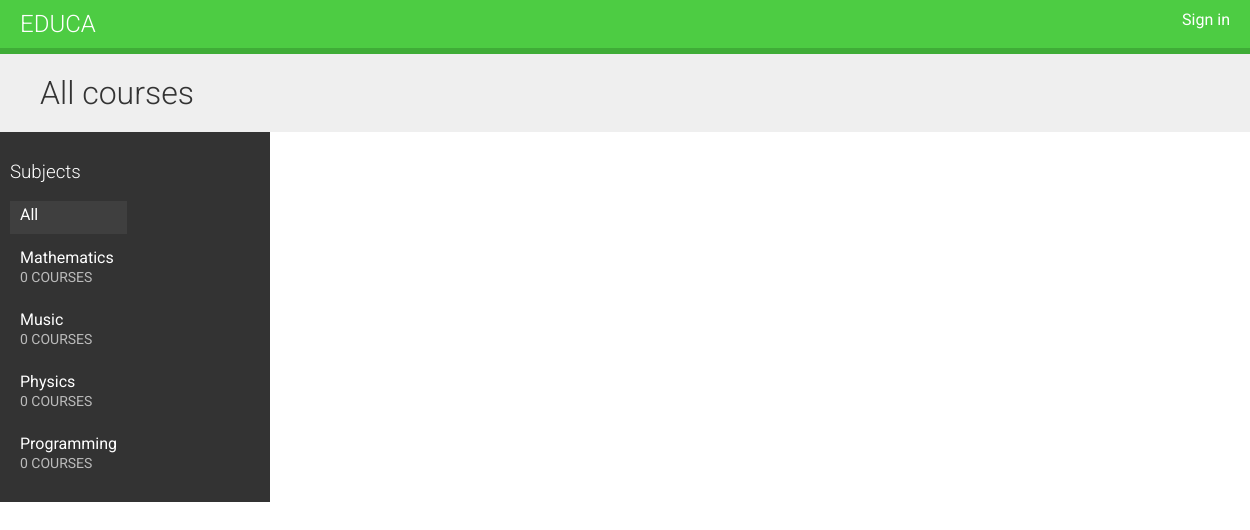
The app's page /, older data.
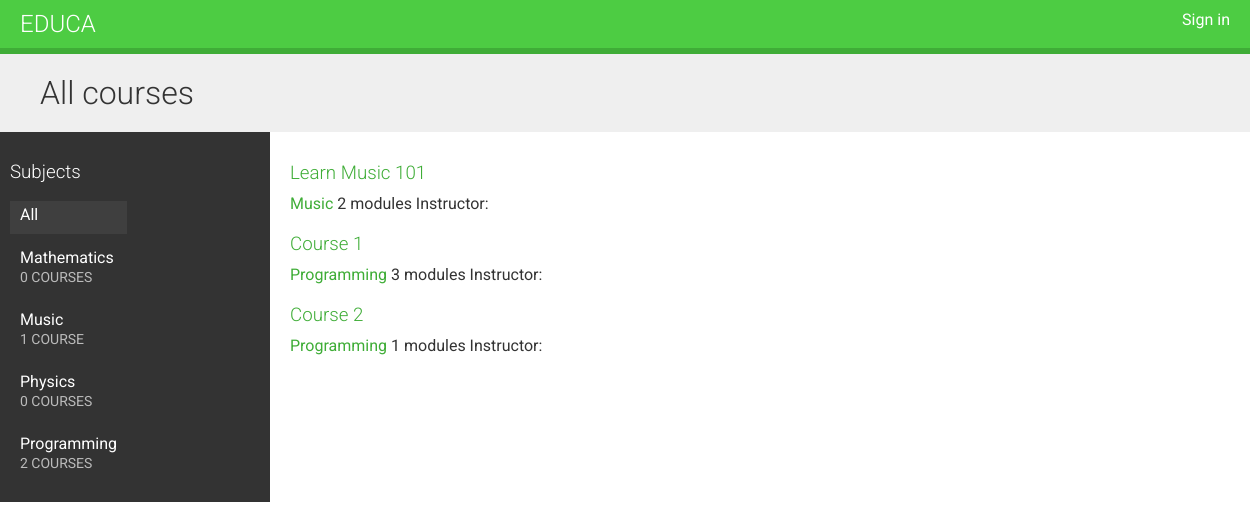
The same page, newer data.
### courses/models.py (models this page shows, shortened)
class Subject(models.Model):
    title = models.CharField(max_length=200)
    slug = models.SlugField(max_length=200, unique=True)
    class Meta:
        ordering = ["title"]
    def __str__(self):
        return self.title

class Course(models.Model):
    owner = models.ForeignKey(
        User, related_name="courses_created", on_delete=models.CASCADE
    )
    subject = models.ForeignKey(
        Subject, related_name="courses", on_delete=models.CASCADE
    )
    title = models.CharField(max_length=200)
    slug = models.SlugField(max_length=200, unique=True)
    overview = models.TextField()
    created = models.DateTimeField(auto_now_add=True)
    students = models.ManyToManyField(User, related_name="courses_joined", blank=True)
    class Meta:
        ordering = ["created"]

### courses/views.py (the view)
# urls.py: path("", CourseListView.as_view(), name="course_list"),
class CourseListView(TemplateResponseMixin, View):
    model = Course
    template_name = "courses/course/list.html"
    def get(self, request, subject=None):
        subjects = cache.get("all_subjects")
        if not subjects:
            subjects = Subject.objects.annotate(total_courses=Count("courses"))
            cache.set("all_subjects", subjects)
        all_courses = Course.objects.annotate(total_modules=Count("modules"))
        if subject:
            subject = get_object_or_404(Subject, slug=subject)
            key = f"subject_{subject.id}_courses"
            courses = cache.get(key)
            if not courses:
                courses = all_courses.filter(subject=subject)
                cache.set(key, courses)
        else:
            courses = cache.get("all_course")
            if not courses:
                courses = all_courses
                cache.set("all_courses", courses)
        context = {"subjects": subjects, "subject": subject, "courses": courses}
        return self.render_to_response(context)

### courses/templates/courses/course/list.html (shortened to what this page needs)
{% extends 'base.html' %}
{% block content %}
  <h1>
    {% if subject %}
      {{ subject.title }} courses
    {% else %}
      All courses
    {% endif %}
  </h1>
  <div class="contents">
    <h3>Subjects</h3>
    <ul id="modules">
      <li {% if not subject %}class="selected"{% endif %}>
        <a href="{% url 'course_list' %}">All</a>
      </li>
      {% for s in subjects %}
        <li {% if subject == s %}class="selected"{% endif %}>
          <a href="{% url 'course_list_subject' s.slug %}">
            {{ s.title }}
            <br>
            <span>{{ s.total_courses }} course{{ s.total_courses|pluralize }}</span>
          </a>
        </li>
      {% endfor %}
    </ul>
  </div>
  <div class="module">
    {% for course in courses %}
      {% with course.subject as subject %}
        <h3>
          <a href="{% url 'course_detail' course.slug %}">
            {{ course.title }}
          </a>
        </h3>
        <p>
          <a href="{% url 'course_list_subject' subject.slug %}">
            {{ subject}}
          </a>
          {{ course.total_modules }} modules
          Instructor: {{ course.owner.get_full_name }}
        </p>
      {% endwith %}
    {% endfor %}
  </div>
{% endblock content %}

Row changes from the older to the newer data that the page shows:
computed for Subject "Music": total_courses "0" → "1"
computed for Subject "Programming": total_courses "0" → "2"
added Course: title "Learn Music 101", subject "Music", total_modules "2"
added Course: title "Course 1", subject "Programming", total_modules "3"
added Course: title "Course 2", subject "Programming", total_modules "1"
